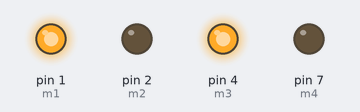
Bench run of a sketch on a simulated Arduino Uno, built with avr-gcc and run on an emulated ATmega328P. On the bench: output pins drawn as LEDs (lit = HIGH).

Above: at 0.1 s.
Timing chart, 0 to 1.6 s (numbered marks = the images above):
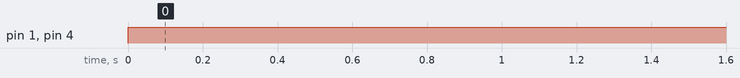

Measured:
- by itself, pin 1 (m1), pin 4 (m3): LOW → HIGH at 0.00 s

The sketch:

sketch_mar09a.ino
```cpp
int m1=1;
int m2=2;
int m3=4;
int m4=7;
void setup() {
  // put your setup code here, to run once:
  pinMode(m1,OUTPUT);
  pinMode(m2,OUTPUT);

  pinMode(m3,OUTPUT);
  pinMode(m4,OUTPUT);
}

void loop() {
  // put your main code here, to run repeatedly:
    digitalWrite(m1,HIGH);
    digitalWrite(m2,LOW);
   // delay(1500);
    digitalWrite(m3,HIGH);
    digitalWrite(m4,LOW);
    //delay(1500);
}
```
